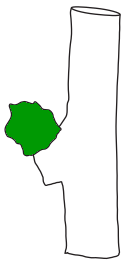
#> input picture webcode/data/collections/bud_development/bud_development_01---gold3/bud_development_01---bud_01.png, 126 x 264 px
$ python pilprint.py ../../data/collections/bud_development/bud_development_01---gold3/bud_development_01---bud_01.png   (Python 2 division)
#> lines starting #> are read from the running program, lines starting #| are printed output that depends on the picture
#!/var/www/html/py_efp/bin/python
#
# The Python Imaging Library.
# $Id: pilprint.py 2134 2004-10-06 08:55:20Z fredrik $
#
# print image files to postscript printer
#
# History:
# 0.1   1996-04-20 fl   Created
# 0.2   1996-10-04 fl   Use draft mode when converting.
# 0.3   2003-05-06 fl   Fixed a typo or two.
#

VERSION = "pilprint 0.3/2003-05-05"

import Image
import PSDraw

letter = ( 1.0*72, 1.0*72, 7.5*72, 10.0*72 )

def description(file, image):
    import os
    title = os.path.splitext(os.path.split(file)[1])[0]
    format = " (%dx%d "
    if image.format:
        format = " (" + image.format + " %dx%d "
    return title + format % image.size + image.mode + ")"

import getopt, os, sys

if len(sys.argv) == 1:
    print "PIL Print 0.2a1/96-10-04 -- print image files"
    print "Usage: pilprint files..."
    print "Options:"
    print "  -c            colour printer (default is monochrome)"
    print "  -p            print via lpr (default is stdout)"
    print "  -P <printer>  same as -p but use given printer"
    sys.exit(1)

try:
    opt, argv = getopt.getopt(sys.argv[1:], "cdpP:")
except getopt.error, v:
    print v
    sys.exit(1)

printer = None # print to stdout
monochrome = 1 # reduce file size for most common case

for o, a in opt:
    if o == "-d":
        # debug: show available drivers
        Image.init()
        print Image.ID
        sys.exit(1)
    elif o == "-c":
        # colour printer
        monochrome = 0
    elif o == "-p":
        # default printer channel
        printer = "lpr"
    elif o == "-P":
        # printer channel
        printer = "lpr -P%s" % a

for file in argv:
    try:

        im = Image.open(file)
#> im is the input picture: PIL image 126x264 RGB; mean R, G, B 233.5, 242.1, 233.6

        title = description(file, im)

        if monochrome and im.mode not in ["1", "L"]:
            im.draft("L", im.size)
            im = im.convert("L")
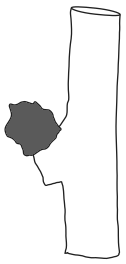
#> im: PIL image 126x264 L; min 32, max 255, mean 238.6

        if printer:
            fp = os.popen(printer, "w")
        else:
            fp = sys.stdout

#> (the run stopped early here; a loop or call above may not have finished)

$ run again, on webcode/data/collections/bud_development/bud_development_01---gold3/bud_development_01---bud_11.png
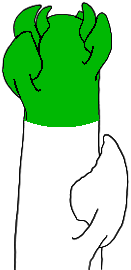
#> input picture webcode/data/collections/bud_development/bud_development_01---gold3/bud_development_01---bud_11.png, 131 x 270 px
#> im is the input picture: PIL image 131x270 RGBA; mean R, G, B, A 173.7, 223.4, 174.5, 255
#> `im = im.convert("L")`:
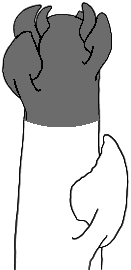
#> im: PIL image 131x270 L; min 0, max 255, mean 202.8
